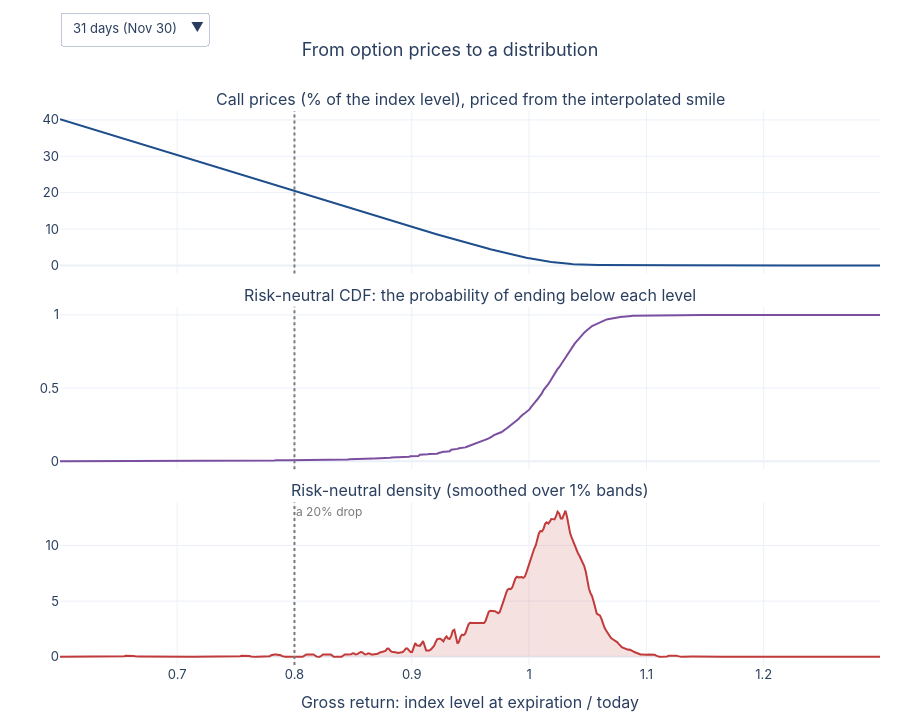

Notebook cell for this chart:
### Markdown cell above
## 1. From option prices to a distribution

A call struck at $k$ pays $(R_T - k)^+$. Raise the strike a little and the
payoff falls by that little in every state where the call finishes in the
money, and not at all elsewhere. So the slope of the call price in the
strike is minus the risk-neutral probability of finishing above $k$,
discounted:

$$\frac{dc}{dk} = -\frac{P^*(R_T > k)}{R_f}
\qquad\Longrightarrow\qquad
Q(k) = 1 + R_f\,\frac{dc}{dk}.$$

This is Breeden and Litzenberger's result: the CDF is the slope of the
call curve, and the density is its curvature. To take a slope we need a
call price at every strike, not only at the listed ones, so the engine
interpolates the smile of guide 01 onto a fine grid and prices a call at
every point (the recipe of Martin and Shi's Appendix D). The spot is
normalized to 1, so a strike and a gross return are the same number $k$.

The figure has the three steps, one panel each. Use the menu to change the
expiration.

### Code cell
figures.fig_distribution(options, session, latest, rate).show()

### Figure 1 — Plotly figure (JSON) as saved in the notebook; plotly's stock layout.template omitted (floating-point values rounded to 4 significant figures; data arrays with more than 128 entries replaced by an {"elided": "..."} marker saying what was removed)
{"data": [{"hovertemplate": "%{x:.2f}<br>%{y:.3g}<extra></extra>", "line": {"color": "#1f4e8c"}, "name": "Call price", "type": "scatter", "visible": true, "x": {"elided": "525 float values"}, "xaxis": "x", "y": {"elided": "525 float values"}, "yaxis": "y"}, {"hovertemplate": "%{x:.2f}<br>%{y:.3g}<extra></extra>", "line": {"color": "#7b4fa0"}, "name": "CDF", "type": "scatter", "visible": true, "x": {"elided": "525 float values"}, "xaxis": "x2", "y": {"elided": "525 float values"}, "yaxis": "y2"}, {"fill": "tozeroy", "fillcolor": "rgba(194, 59, 59, 0.15)", "hovertemplate": "%{x:.2f}<br>%{y:.3g}<extra></extra>", "line": {"color": "#c23b3b"}, "name": "Density", "type": "scatter", "visible": true, "x": {"elided": "525 float values"}, "xaxis": "x3", "y": {"elided": "525 float values"}, "yaxis": "y3"}, {"hovertemplate": "%{x:.2f}<br>%{y:.3g}<extra></extra>", "line": {"color": "#1f4e8c"}, "name": "Call price", "type": "scatter", "visible": false, "x": {"elided": "525 float values"}, "xaxis": "x", "y": {"elided": "525 float values"}, "yaxis": "y"}, {"hovertemplate": "%{x:.2f}<br>%{y:.3g}<extra></extra>", "line": {"color": "#7b4fa0"}, "name": "CDF", "type": "scatter", "visible": false, "x": {"elided": "525 float values"}, "xaxis": "x2", "y": {"elided": "525 float values"}, "yaxis": "y2"}, {"fill": "tozeroy", "fillcolor": "rgba(194, 59, 59, 0.15)", "hovertemplate": "%{x:.2f}<br>%{y:.3g}<extra></extra>", "line": {"color": "#c23b3b"}, "name": "Density", "type": "scatter", "visible": false, "x": {"elided": "525 float values"}, "xaxis": "x3", "y": {"elided": "525 float values"}, "yaxis": "y3"}, {"hovertemplate": "%{x:.2f}<br>%{y:.3g}<extra></extra>", "line": {"color": "#1f4e8c"}, "name": "Call price", "type": "scatter", "visible": false, "x": {"elided": "525 float values"}, "xaxis": "x", "y": {"elided": "525 float values"}, "yaxis": "y"}, {"hovertemplate": "%{x:.2f}<br>%{y:.3g}<extra></extra>", "line": {"color": "#7b4fa0"}, "name": "CDF", "type": "scatter", "visible": false, "x": {"elided": "525 float values"}, "xaxis": "x2", "y": {"elided": "525 float values"}, "yaxis": "y2"}, {"fill": "tozeroy", "fillcolor": "rgba(194, 59, 59, 0.15)", "hovertemplate": "%{x:.2f}<br>%{y:.3g}<extra></extra>", "line": {"color": "#c23b3b"}, "name": "Density", "type": "scatter", "visible": false, "x": {"elided": "525 float values"}, "xaxis": "x3", "y": {"elided": "525 float values"}, "yaxis": "y3"}, {"hovertemplate": "%{x:.2f}<br>%{y:.3g}<extra></extra>", "line": {"color": "#1f4e8c"}, "name": "Call price", "type": "scatter", "visible": false, "x": {"elided": "525 float values"}, "xaxis": "x", "y": {"elided": "525 float values"}, "yaxis": "y"}, {"hovertemplate": "%{x:.2f}<br>%{y:.3g}<extra></extra>", "line": {"color": "#7b4fa0"}, "name": "CDF", "type": "scatter", "visible": false, "x": {"elided": "525 float values"}, "xaxis": "x2", "y": {"elided": "525 float values"}, "yaxis": "y2"}, {"fill": "tozeroy", "fillcolor": "rgba(194, 59, 59, 0.15)", "hovertemplate": "%{x:.2f}<br>%{y:.3g}<extra></extra>", "line": {"color": "#c23b3b"}, "name": "Density", "type": "scatter", "visible": false, "x": {"elided": "525 float values"}, "xaxis": "x3", "y": {"elided": "525 float values"}, "yaxis": "y3"}, {"hovertemplate": "%{x:.2f}<br>%{y:.3g}<extra></extra>", "line": {"color": "#1f4e8c"}, "name": "Call price", "type": "scatter", "visible": false, "x": {"elided": "525 float values"}, "xaxis": "x", "y": {"elided": "525 float values"}, "yaxis": "y"}, {"hovertemplate": "%{x:.2f}<br>%{y:.3g}<extra></extra>", "line": {"color": "#7b4fa0"}, "name": "CDF", "type": "scatter", "visible": false, "x": {"elided": "525 float values"}, "xaxis": "x2", "y": {"elided": "525 float values"}, "yaxis": "y2"}, {"fill": "tozeroy", "fillcolor": "rgba(194, 59, 59, 0.15)", "hovertemplate": "%{x:.2f}<br>%{y:.3g}<extra></extra>", "line": {"color": "#c23b3b"}, "name": "Density", "type": "scatter", "visible": false, "x": {"elided": "525 float values"}, "xaxis": "x3", "y": {"elided": "525 float values"}, "yaxis": "y3"}], "layout": {"annotations": [{"font": {"size": 16}, "showarrow": false, "text": "Call prices (% of the index level), priced from the interpolated smile", "x": 0.5, "xanchor": "center", "xref": "paper", "y": 1.0, "yanchor": "bottom", "yref": "paper"}, {"font": {"size": 16}, "showarrow": false, "text": "Risk-neutral CDF: the probability of ending below each level", "x": 0.5, "xanchor": "center", "xref": "paper", "y": 0.6467, "yanchor": "bottom", "yref": "paper"}, {"font": {"size": 16}, "showarrow": false, "text": "Risk-neutral density (smoothed over 1% bands)", "x": 0.5, "xanchor": "center", "xref": "paper", "y": 0.2933, "yanchor": "bottom", "yref": "paper"}, {"font": {"color": "#7a7a7a", "size": 12}, "showarrow": false, "text": "a 20% drop", "x": 0.8, "xanchor": "left", "xref": "x3", "y": 1.0, "yref": "y3 domain"}], "font": {"family": "-apple-system, BlinkMacSystemFont, 'Segoe UI', Roboto, sans-serif", "size": 13}, "height": 720, "margin": {"b": 50, "l": 60, "r": 20, "t": 110}, "shapes": [{"line": {"color": "#7a7a7a", "dash": "dot"}, "type": "line", "x0": 0.8, "x1": 0.8, "xref": "x", "y0": 0, "y1": 1, "yref": "y domain"}, {"line": {"color": "#7a7a7a", "dash": "dot"}, "type": "line", "x0": 0.8, "x1": 0.8, "xref": "x2", "y0": 0, "y1": 1, "yref": "y2 domain"}, {"line": {"color": "#7a7a7a", "dash": "dot"}, "type": "line", "x0": 0.8, "x1": 0.8, "xref": "x3", "y0": 0, "y1": 1, "yref": "y3 domain"}], "showlegend": false, "title": {"text": "From option prices to a distribution", "x": 0.5}, "updatemenus": [{"active": 0, "buttons": [{"args": [{"visible": [true, true, true, false, false, false, false, false, false, false, false, false, false, false, false]}], "label": "31 days (Nov 30)", "method": "update"}, {"args": [{"visible": [false, false, false, true, true, true, false, false, false, false, false, false, false, false, false]}], "label": "62 days (Dec 31)", "method": "update"}, {"args": [{"visible": [false, false, false, false, false, false, true, true, true, false, false, false, false, false, false]}], "label": "91 days (Jan 29)", "method": "update"}, {"args": [{"visible": [false, false, false, false, false, false, false, false, false, true, true, true, false, false, false]}], "label": "119 days (Feb 26)", "method": "update"}, {"args": [{"visible": [false, false, false, false, false, false, false, false, false, false, false, false, true, true, true]}], "label": "152 days (Mar 31)", "method": "update"}], "showactive": true, "x": 0, "xanchor": "left", "y": 1.12, "yanchor": "bottom"}], "xaxis": {"anchor": "y", "domain": [0.0, 1.0], "matches": "x3", "showticklabels": false}, "xaxis2": {"anchor": "y2", "domain": [0.0, 1.0], "matches": "x3", "showticklabels": false}, "xaxis3": {"anchor": "y3", "domain": [0.0, 1.0], "title": {"text": "Gross return: index level at expiration / today"}}, "yaxis": {"anchor": "x", "domain": [0.7067, 1.0]}, "yaxis2": {"anchor": "x2", "domain": [0.3533, 0.6467]}, "yaxis3": {"anchor": "x3", "domain": [0.0, 0.2933]}}}
